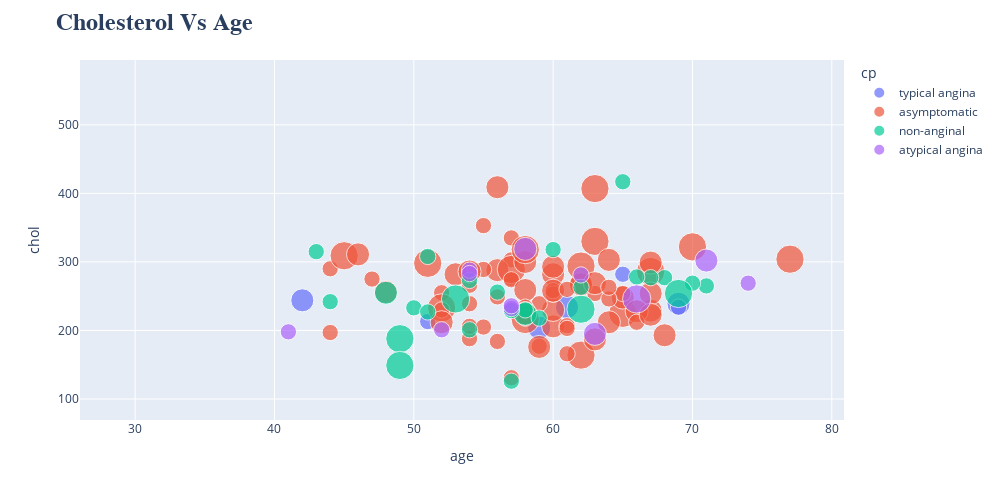

The code cell stored with this chart in its notebook:
### Code cell
fig = px.scatter(data_frame = df,
x="age",
y="chol", color="cp", size='ca',
hover_data=['oldpeak'])

fig.update_layout(title_text="<b> Cholesterol Vs Age <b>",
titlefont={'size': 24, 'family':'Serif'}, width=1000,
height=500,
)

fig.show()

### Figure 1 — Plotly figure (JSON) as saved in the notebook; plotly's stock layout.template omitted (floating-point values rounded to 4 significant figures; data arrays with more than 128 entries replaced by an {"elided": "..."} marker saying what was removed)
{"data": [{"customdata": [[2.3], [1.8], [1], [2.6], [1.8], [1.4], [1.4], [0], [0], [1.4], [0.2], [1.2], [0.8], [4.2], [0.1], [0], [3.8], [1.9], [2.6], [0.9], [0.8], [0.6], [1.2]], "hovertemplate": "cp=typical angina<br>age=%{x}<br>chol=%{y}<br>ca=%{marker.size}<br>oldpeak=%{customdata[0]}<extra></extra>", "legendgroup": "typical angina", "marker": {"color": "#636efa", "size": [0, 0, 0, 0, 2, 0, 1, 0, 0, 1, 0, 0, 2, 0, 1, 0, 0, 0, 2, 0, 2, 0, 0], "sizemode": "area", "sizeref": 0.0075, "symbol": "circle"}, "mode": "markers", "name": "typical angina", "orientation": "v", "showlegend": true, "type": "scatter", "x": [63, 64, 58, 66, 69, 40, 51, 34, 52, 65, 59, 52, 42, 59, 69, 59, 38, 56, 61, 60, 59, 64, 45], "xaxis": "x", "y": [233, 211, 283, 226, 239, 199, 213, 182, 186, 282, 288, 298, 244, 270, 234, 273, 231, 193, 234, 240, 204, 227, 264], "yaxis": "y"}, {"customdata": {"elided": "144x1 float values"}, "hovertemplate": "cp=asymptomatic<br>age=%{x}<br>chol=%{y}<br>ca=%{marker.size}<br>oldpeak=%{customdata[0]}<extra></extra>", "legendgroup": "asymptomatic", "marker": {"color": "#EF553B", "size": {"elided": "144 int values"}, "sizemode": "area", "sizeref": 0.0075, "symbol": "circle"}, "mode": "markers", "name": "asymptomatic", "orientation": "v", "showlegend": true, "type": "scatter", "x": {"elided": "144 int values"}, "xaxis": "x", "y": {"elided": "144 int values"}, "yaxis": "y"}, {"customdata": [[3.5], [0.6], [0.5], [1.6], [0.2], [3.2], [1.6], [0], [0], [0.4], [1], [1.6], [2.5], [0.6], [0.8], [1.2], [0.6], [0.5], [1.4], [0], [3], [1.6], [3.6], [0.8], [0.8], [1.5], [0], [1.6], [0], [0], [0.5], [1.8], [0.6], [0], [0], [2], [0.4], [1.2], [0], [1.2], [0.4], [0], [0.2], [2.4], [1.8], [0.6], [0], [0], [0], [1.6], [1], [1.6], [0], [2.9], [1.9], [0], [0.8], [2], [0], [1.5], [0.2], [0.2], [0], [2], [0], [0], [0], [0], [0.1], [0.8], [0], [0], [0.6], [0], [1.1], [0.3], [0], [2.2], [0], [0], [0], [0], [0.8]], "hovertemplate": "cp=non-anginal<br>age=%{x}<br>chol=%{y}<br>ca=%{marker.size}<br>oldpeak=%{customdata[0]}<extra></extra>", "legendgroup": "non-anginal", "marker": {"color": "#00cc96", "size": [0, 1, 0, 0, 0, 2, 0, 0, 0, 0, 0, 0, 1, 0, 1, 0, 1, 1, 0, 0, 0, 0, 0, 0, 0, 1, 0, 0, 0, 0, 0, 3, 0, 0, 1, 3, 1, 1, 0, 0, 0, 1, 0, 0, 0, 0, 0, 0, 1, 0, 1, 0, 2, 1, 1, 3, 0, 3, 0, 0, 1, 0, 0, 0, 0, 0, 0, 1, 0, 3, 1, 0, 0, 0, 0, 1, 0, 1, 0, 1, 0, 0, 0], "sizemode": "area", "sizeref": 0.0075, "symbol": "circle"}, "mode": "markers", "name": "non-anginal", "orientation": "v", "showlegend": true, "type": "scatter", "x": [37, 56, 52, 57, 48, 58, 50, 58, 64, 44, 61, 59, 58, 51, 65, 53, 50, 54, 46, 54, 60, 54, 46, 65, 65, 51, 39, 68, 44, 47, 51, 62, 44, 63, 71, 49, 57, 62, 58, 51, 54, 51, 43, 51, 64, 58, 47, 41, 60, 67, 68, 54, 48, 70, 43, 53, 42, 69, 50, 68, 57, 64, 37, 41, 41, 54, 39, 67, 52, 49, 54, 60, 51, 42, 76, 44, 44, 59, 42, 66, 39, 47, 67], "xaxis": "x", "y": [250, 256, 199, 168, 275, 224, 219, 340, 335, 233, 243, 212, 230, 175, 417, 197, 233, 273, 177, 304, 185, 232, 231, 269, 360, 308, 321, 274, 235, 257, 256, 231, 141, 252, 265, 188, 229, 263, 211, 222, 258, 227, 213, 245, 309, 240, 243, 250, 318, 564, 277, 214, 255, 269, 315, 246, 240, 254, 196, 211, 126, 313, 215, 214, 268, 267, 199, 277, 196, 149, 201, 178, 295, 209, 197, 242, 226, 218, 180, 278, 220, 253, 212], "yaxis": "y"}, {"customdata": [[1.4], [0.8], [1.3], [0], [1], [0.6], [1.8], [0.4], [0], [0], [0.2], [0.2], [0.8], [0], [0], [0.6], [0], [0], [1.4], [1.4], [0], [0], [0], [0], [0], [0], [0], [0], [0], [1.1], [0], [0], [0.7], [0.2], [0], [0], [0], [0], [0], [0], [0.3], [0], [0], [0], [0], [0], [1.2], [0], [0]], "hovertemplate": "cp=atypical angina<br>age=%{x}<br>chol=%{y}<br>ca=%{marker.size}<br>oldpeak=%{customdata[0]}<extra></extra>", "legendgroup": "atypical angina", "marker": {"color": "#ab63fa", "size": [0, 0, 0, 0, 0, 0, 0, 2, 1, 0, 0, 0, 1, 0, 0, 0, 0, 0, 0, 1, 0, 0, 0, 0, 1, 0, 2, 3, 1, 0, 0, 0, 0, 1, 0, 0, 0, 0, 0, 0, 0, 2, 1, 0, 0, 0, 0, 0, 1], "sizemode": "area", "sizeref": 0.0075, "symbol": "circle"}, "mode": "markers", "name": "atypical angina", "orientation": "v", "showlegend": true, "type": "scatter", "x": [41, 56, 56, 44, 48, 49, 58, 71, 41, 44, 48, 52, 52, 54, 41, 45, 44, 29, 55, 62, 59, 52, 45, 46, 54, 45, 63, 66, 54, 50, 55, 46, 34, 74, 49, 42, 41, 41, 62, 70, 57, 58, 57, 35, 56, 56, 55, 41, 57], "xaxis": "x", "y": [204, 236, 294, 263, 229, 266, 284, 302, 198, 219, 245, 325, 201, 309, 203, 234, 220, 204, 250, 281, 221, 205, 308, 197, 288, 160, 195, 246, 283, 244, 262, 204, 210, 269, 271, 295, 235, 306, 208, 245, 261, 319, 232, 192, 221, 240, 342, 157, 236], "yaxis": "y"}], "layout": {"height": 500, "legend": {"itemsizing": "constant", "title": {"text": "cp"}, "tracegroupgap": 0}, "margin": {"t": 60}, "title": {"font": {"family": "Serif", "size": 24}, "text": "<b> Cholesterol Vs Age <b>"}, "width": 1000, "xaxis": {"anchor": "y", "domain": [0, 1], "title": {"text": "age"}}, "yaxis": {"anchor": "x", "domain": [0, 1], "title": {"text": "chol"}}}}
